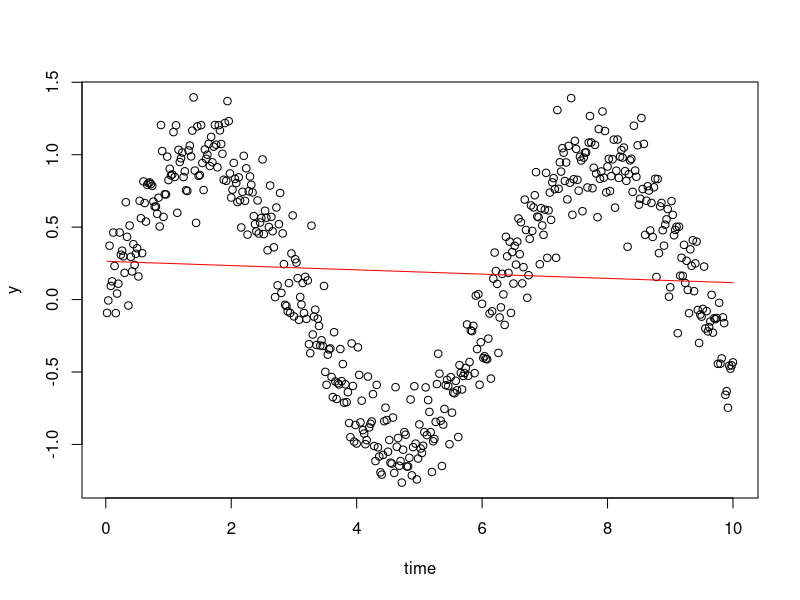
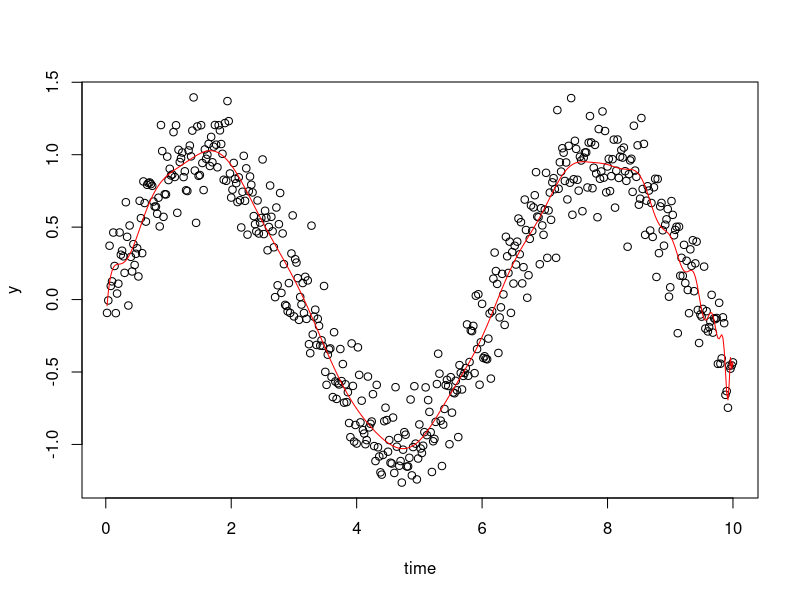
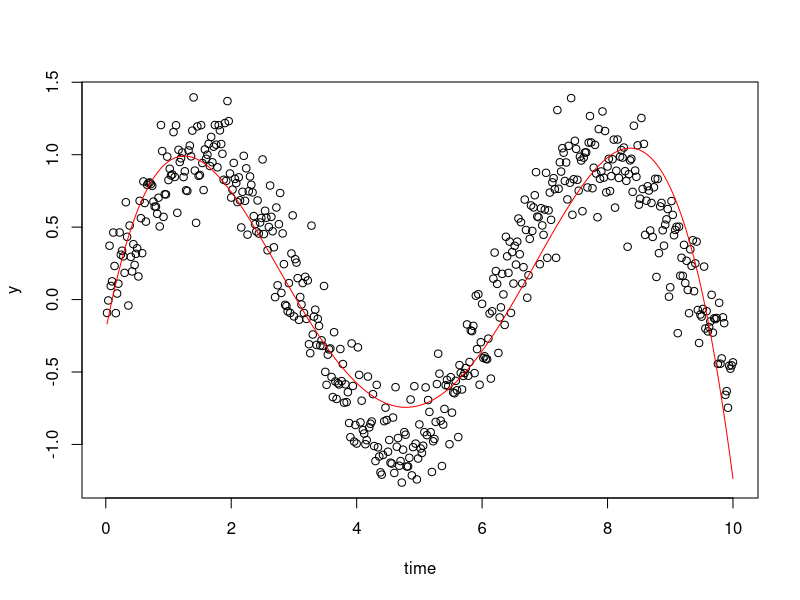

The R script that drew these images, in order:
set.seed(123)
rm(list=ls())
library(splines)

# baseline data
time <-  seq(0.02, 10, .02)
y <- sin(time) + rnorm(length(time), sd=.2)
plot(time, y)
lines(time, lm(y ~ time)$fitted.values, col="red")

# ploynomial function
D <- 300
X <- outer(time, 1:D, "^")
plot(time, y)
lines(time, lm(y ~ X)$fitted.values, col="red")

# K splines with D degree
D <- 4
K <- 3
knots <- length(time) * (1:K)/(K+1)
X1 <- outer(time, 1:D,"^")
X2 <- outer(time, knots ,">") * outer(time, knots, "-")^D
X <- cbind(X1 ,X2)
plot(time, y)
lines(time, lm(y ~ X)$fitted.values, col="red")
